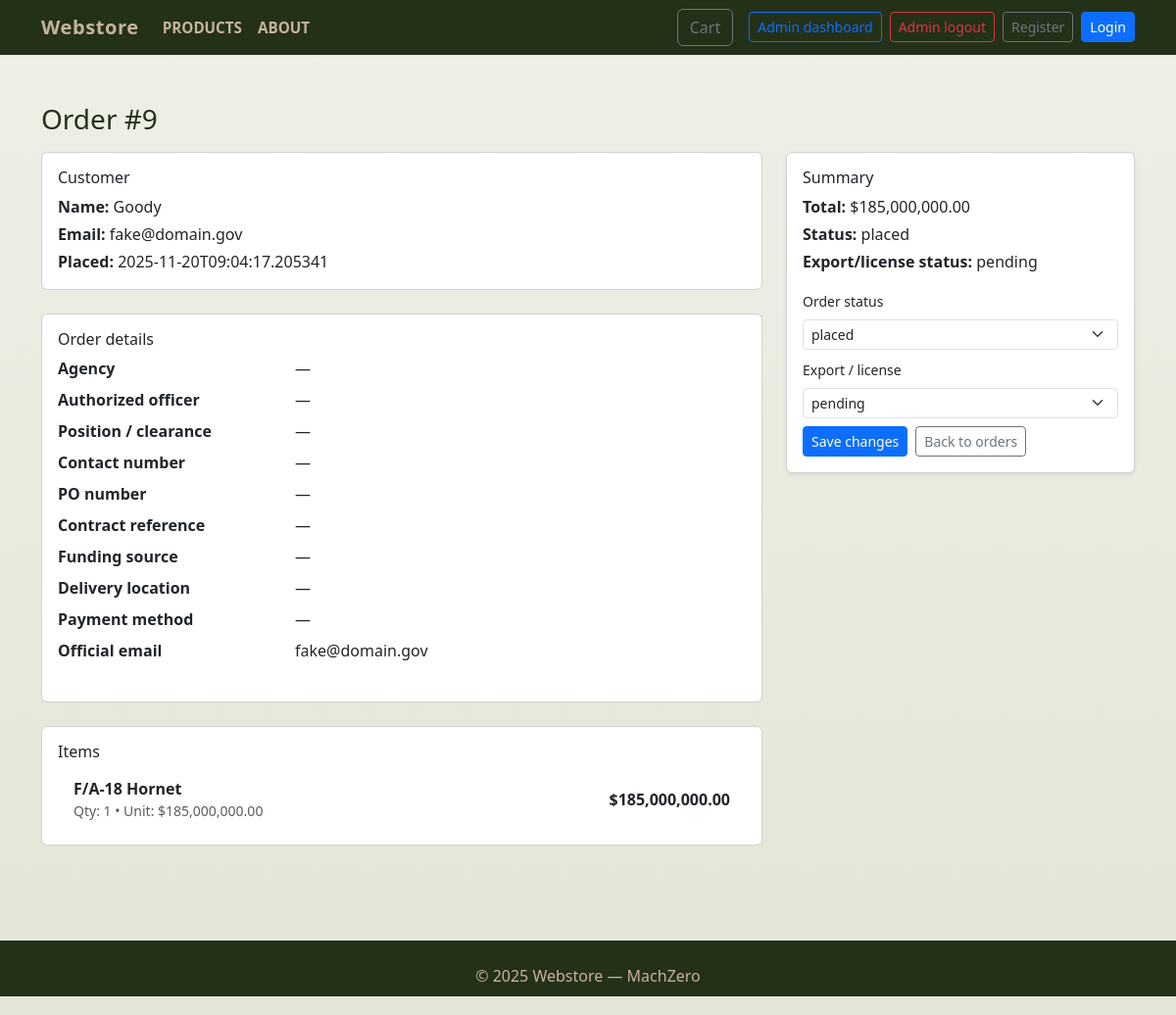
The app's page /admin/order/9 (signed in), older data.
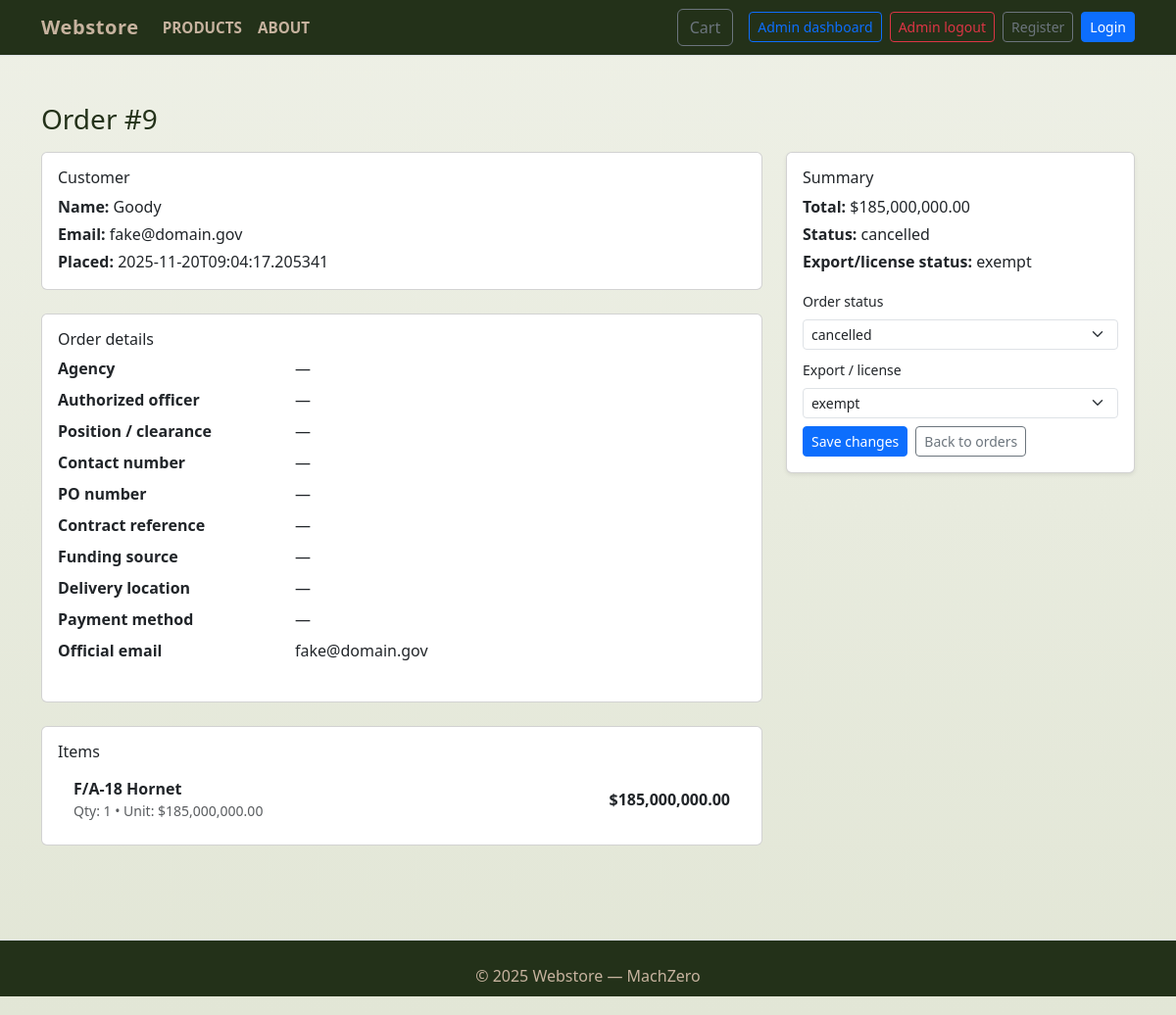
The same page, newer data.
### tables this page shows
CREATE TABLE orders (
        id INTEGER PRIMARY KEY,
        customer_id INTEGER NOT NULL,
        total REAL NOT NULL,
        status TEXT NOT NULL,
        created_at TEXT NOT NULL, agency TEXT, authorized_officer TEXT, official_email TEXT, position_clearance TEXT, contact_number TEXT, po_number TEXT, contract_reference TEXT, funding_source TEXT, auth_doc TEXT, vendor_id TEXT, end_user_cert TEXT, export_license_status TEXT, delivery_location TEXT, required_delivery_date TEXT, payment_method TEXT, declaration_agreed INTEGER, digital_signature TEXT,
        FOREIGN KEY(customer_id) REFERENCES customers(id) ON DELETE CASCADE
    );

### app.py (the view, shortened to what this page needs)
@app.route("/admin/order/<int:order_id>", methods=["GET", "POST"])
@login_required
def admin_order_detail(order_id):
    db = get_db()
    order = db.execute(
        "SELECT o.*, c.name AS customer_name, c.email AS customer_email FROM orders o LEFT JOIN customers c ON o.customer_id = c.id WHERE o.id = ?",
        (order_id,),
    ).fetchone()
    items = db.execute(
        "SELECT oi.quantity, oi.unit_price, p.name FROM order_items oi JOIN products p ON oi.product_id = p.id WHERE oi.order_id = ?",
        (order_id,),
    ).fetchall()
    if order:
        order = dict(order)
        _to_decrypt = [
            "agency",
            "authorized_officer",
            "position_clearance",
            "contact_number",
            "po_number",
            "contract_reference",
            "funding_source",
            "delivery_location",
            "payment_method",
        ]
        for f in _to_decrypt:
            token = order.get(f)
            order[f + "_encrypted"] = token
            try:
                order[f + "_decrypted"] = decrypt_field(token) if token else None
            except Exception as e:
                current_app.logger.exception(
                    "Failed to decrypt order %s field %s: %s", order.get("id"), f, e
                )
                order[f + "_decrypted"] = None
    return render_template("admin_order_detail.html", order=order, items=items)

### app.py (called while the page is built)
def login_required(f):
    @wraps(f)
    def wrapped(*args, **kwargs):
        if not session.get("is_admin"):
            return redirect(url_for("admin_login", next=request.path))
        return f(*args, **kwargs)
    return wrapped

def get_db():
    if 'db' not in g:
        conn = sqlite3.connect(DB_PATH)
        conn.row_factory = sqlite3.Row
        conn.execute("PRAGMA foreign_keys = ON;")
        g.db = conn
    return g.db

@app.context_processor
def inject_cart_count():
    cart = session.get("cart", {}) if session is not None else {}
    try:
        count = sum(int(v) for v in cart.values()) if cart else 0
    except Exception:
        count = 0
    return {"cart_count": count}

### templates/admin_order_detail.html (shortened to what the changed rows need)
<!doctype html>
<html lang="en">
<head>
  <link href="https://cdn.jsdelivr.net/npm/bootstrap@5.3.0/dist/css/bootstrap.min.css" rel="stylesheet">
  <link rel="stylesheet" href="{{ url_for('static', filename='css/styles.css') }}">
</head>
<body>
  <main class="container py-5">
    <h3 class="mb-3">Order #{{ order.id }}</h3>
    <div class="row">
      <div class="col-md-8">
        <div class="card mb-4">
          <div class="card-body">
            <h6 class="card-title">Customer</h6>
            <p class="mb-1"><strong>Name:</strong> {{ order.customer_name or order.customer_name }}</p>
            <p class="mb-1"><strong>Email:</strong> {{ order.customer_email or '—' }}</p>
            <p class="mb-0"><strong>Placed:</strong> {{ order.created_at or order.order_created or '—' }}</p>
          </div>
        </div>
        <div class="card mb-4">
          <div class="card-body">
            <dl class="row">
              <dt class="col-sm-4">Agency</dt>
              <dd class="col-sm-8">{{ order.get('agency_decrypted') or order.get('agency') or '—' }}</dd>
              <dt class="col-sm-4">Authorized officer</dt>
              <dd class="col-sm-8">{{ order.get('authorized_officer_decrypted') or order.get('authorized_officer') or '—' }}</dd>
              <dt class="col-sm-4">Position / clearance</dt>
              <dd class="col-sm-8">{{ order.get('position_clearance_decrypted') or order.get('position_clearance') or '—' }}</dd>
              <dt class="col-sm-4">Contact number</dt>
              <dd class="col-sm-8">{{ order.get('contact_number_decrypted') or order.get('contact_number') or '—' }}</dd>
              <dt class="col-sm-4">PO number</dt>
              <dd class="col-sm-8">{{ order.get('po_number_decrypted') or order.get('po_number') or '—' }}</dd>
              <dt class="col-sm-4">Contract reference</dt>
              <dd class="col-sm-8">{{ order.get('contract_reference_decrypted') or order.get('contract_reference') or '—' }}</dd>
              <dt class="col-sm-4">Funding source</dt>
              <dd class="col-sm-8">{{ order.get('funding_source_decrypted') or order.get('funding_source') or '—' }}</dd>
              <dt class="col-sm-4">Delivery location</dt>
              <dd class="col-sm-8">{{ order.get('delivery_location_decrypted') or order.get('delivery_location') or '—' }}</dd>
              <dt class="col-sm-4">Payment method</dt>
              <dd class="col-sm-8">{{ order.get('payment_method_decrypted') or order.get('payment_method') or '—' }}</dd>
              <dt class="col-sm-4">Official email</dt>
              <dd class="col-sm-8">{{ order.official_email or '—' }}</dd>
            </dl>
          </div>
        </div>
      </div>
      <div class="col-md-4">
        <div class="card shadow-sm">
          <div class="card-body">
            <h6 class="card-title">Summary</h6>
            <p class="mb-1"><strong>Total:</strong> ${{ "{:,.2f}".format(order.total or 0) }}</p>
            <p class="mb-1"><strong>Status:</strong> {{ order.status }}</p>
            <p class="mb-1"><strong>Export/license status:</strong> {{ order.export_license_status or 'pending' }}</p>
            <form method="post" class="mt-3">
              <div class="mb-2">
                <label class="form-label small">Order status</label>
                <select name="status" class="form-select form-select-sm">
                  {% set cur = order.status or 'placed' %}
                  <option value="placed" {{ 'selected' if cur=='placed' else '' }}>placed</option>
                  <option value="cancelled" {{ 'selected' if cur=='cancelled' else '' }}>cancelled</option>
                </select>
              </div>
              <div class="mb-2">
                <label class="form-label small">Export / license</label>
                <select name="export_status" class="form-select form-select-sm">
                  {% set ex = order.export_license_status or 'pending' %}
                  <option value="pending" {{ 'selected' if ex=='pending' else '' }}>pending</option>
                  <option value="exempt" {{ 'selected' if ex=='exempt' else '' }}>exempt</option>
                </select>
              </div>
              <div class="d-flex gap-2">
              </div>
            </form>
          </div>
        </div>
      </div>
    </div>
  </main>
</body>
</html>

Row changes from the older to the newer data that the page shows:
changed orders "fake@domain.gov": status "placed" → "cancelled"; export_license_status "pending" → "exempt"
Text that changed along with them:
form field status: "placed" → "cancelled"
form field export_status: "pending" → "exempt"
